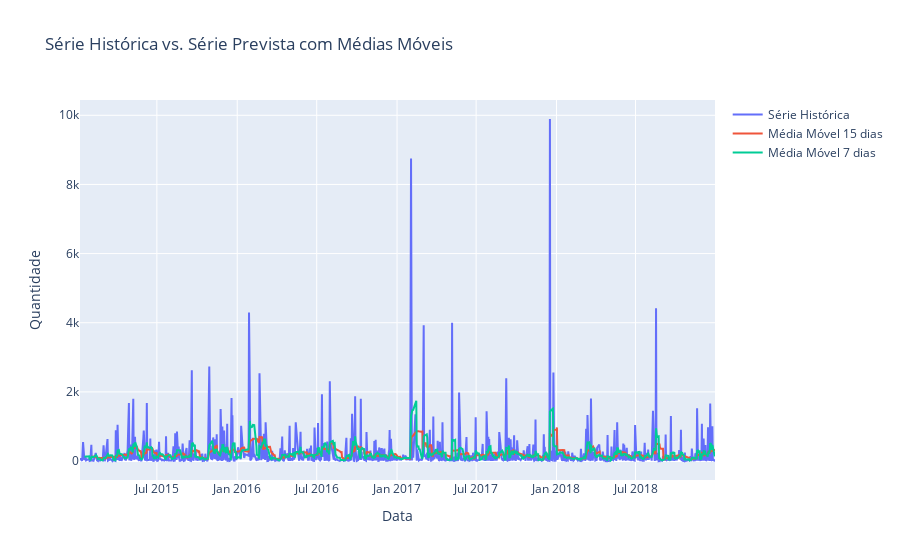

Notebook source saved alongside this figure:
### Code cell
import plotly.graph_objects as go
import pandas as pd
from prophet import Prophet

# Renomear as colunas de acordo com o formato esperado pelo Prophet
df_filtrado_prophet = df_filtrado[['Data', 'Preço']].copy()
df_filtrado_prophet.columns = ['ds', 'y']

# Verificar e remover datas duplicadas na série histórica
df_filtrado_prophet = df_filtrado_prophet[~df_filtrado_prophet.duplicated(subset='ds')]

# Inicializar o modelo Prophet
model_prophet = Prophet()

# Ajustar o modelo aos dados históricos
model_prophet.fit(df_filtrado_prophet)

# Criar um DataFrame com as datas dos próximos 15 dias para a previsão
future_dates = model_prophet.make_future_dataframe(periods=15)

# Fazer a previsão para os próximos 15 dias
forecast = model_prophet.predict(future_dates)

# Calcular as médias móveis de 15 e 7 dias para todo o período
df_filtrado_prophet['MM15'] = df_filtrado_prophet['y'].rolling(window=15).mean()
df_filtrado_prophet['MM7'] = df_filtrado_prophet['y'].rolling(window=7).mean()

# Filtrar as datas após 28/03 e até 15 dias depois
forecast_filtered = forecast[(forecast['ds'] >= '2024-03-28') & (forecast['ds'] <= '2024-04-12')]

# Criar um gráfico de linha com Plotly
fig = go.Figure()

# Adicionar a série histórica
fig.add_trace(go.Scatter(x=df_filtrado_prophet['ds'], y=df_filtrado_prophet['y'], mode='lines', name='Série Histórica'))

# Adicionar a média móvel de 15 dias
fig.add_trace(go.Scatter(x=df_filtrado_prophet['ds'], y=df_filtrado_prophet['MM15'], mode='lines', name='Média Móvel 15 dias'))

# Adicionar a média móvel de 7 dias
fig.add_trace(go.Scatter(x=df_filtrado_prophet['ds'], y=df_filtrado_prophet['MM7'], mode='lines', name='Média Móvel 7 dias'))

# Adicionar a série prevista apenas para os 15 dias após 28/03
fig.add_trace(go.Scatter(x=forecast_filtered['ds'], y=forecast_filtered['yhat'], mode='lines', name='Série Prevista'))

# Adicionar layout e título
fig.update_layout(title='Série Histórica vs. Série Prevista com Médias Móveis', xaxis_title='Data', yaxis_title='Quantidade')

# Mostrar o gráfico
fig.show()

### Figure 1 — Plotly figure (JSON) as saved in the notebook; plotly's stock layout.template omitted (floating-point values rounded to 4 significant figures; data arrays with more than 128 entries replaced by an {"elided": "..."} marker saying what was removed)
{"data": [{"mode": "lines", "name": "Série Histórica", "type": "scatter", "x": {"elided": "1034 str values"}, "y": {"elided": "1034 float values"}}, {"mode": "lines", "name": "Média Móvel 15 dias", "type": "scatter", "x": {"elided": "1034 str values"}, "y": {"elided": "1034 float values"}}, {"mode": "lines", "name": "Média Móvel 7 dias", "type": "scatter", "x": {"elided": "1034 str values"}, "y": {"elided": "1034 float values"}}, {"mode": "lines", "name": "Série Prevista", "type": "scatter", "x": [], "y": []}], "layout": {"title": {"text": "Série Histórica vs. Série Prevista com Médias Móveis"}, "xaxis": {"title": {"text": "Data"}}, "yaxis": {"title": {"text": "Quantidade"}}}}
